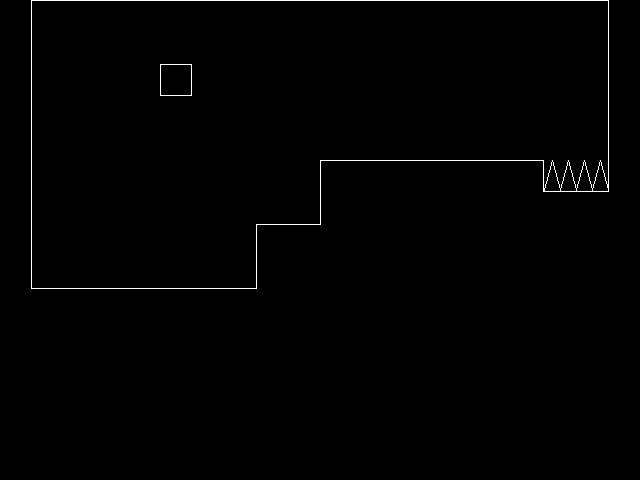

Below is a game level as drawn by its tile map, then a one-line description and the .tmx that defines it (tile-layer data replaced by summaries):
An orthogonal 20x15 tile map with 32x32 px tiles, 2 tile layers (Tile Layer 1, Tile Layer 2) and 7 objects (2x Box, ExitGate, Lever, Player, Barrier, ...).

<map version="1.0" orientation="orthogonal" width="20" height="15" tilewidth="32" tileheight="32">
 <properties>
  <property name="barrier" value="data/gfx/barrier.png" />
  <property name="box" value="data/gfx/box.png" />
  <property name="evilrobot" value="data/gfx/evilrobot.png" />
  <property name="evilrobotstanding" value="data/gfx/evilrobotstanding.png" />
  <property name="exitgate" value="data/gfx/gate.png" />
  <property name="lever" value="data/gfx/lever.png" />
  <property name="run" value="data/gfx/run.png" />
 </properties>
 <tileset firstgid="1" name="tileset" tilewidth="32" tileheight="32" spacing="1">
  <image source="data/gfx/tileset.png" width="198" height="198" />
 </tileset>
 <layer name="Tile Layer 1" width="20" height="15">
  <properties>
   <property name="collidable" value="" />
  </properties>
  <data>[300 cells, 25 non-empty, 9 distinct tile ids]</data>
 </layer>
 <layer name="Tile Layer 2" width="20" height="15">
  <data>[300 cells, 32 non-empty, 6 distinct tile ids]</data>
 </layer>
 <objectgroup name="Object Layer 2" width="20" height="15">
  <properties>
   <property name="interactive" value="" />
  </properties>
  <object name="exitgate" type="ExitGate" x="128" y="288">
   <properties>
    <property name="height" value="79" />
    <property name="textureID" value="exitgate" />
    <property name="width" value="77" />
   </properties>
  </object>
  <object name="lever" type="Lever" x="448" y="160">
   <properties>
    <property name="barrierID" value="b1" />
    <property name="height" value="30" />
    <property name="textureID" value="lever" />
    <property name="width" value="29" />
   </properties>
  </object>
 </objectgroup>
 <objectgroup name="Object Layer 1" width="20" height="15">
  <properties>
   <property name="collidable" value="" />
  </properties>
  <object name="player" type="Player" x="416" y="160">
   <properties>
    <property name="textureID" value="run" />
   </properties>
  </object>
  <object name="box" type="Box" x="352" y="96">
   <properties>
    <property name="height" value="43" />
    <property name="textureID" value="box" />
    <property name="width" value="43" />
   </properties>
  </object>
  <object name="barrier" type="Barrier" x="224" y="96">
   <properties>
    <property name="barrierID" value="b1" />
    <property name="height" value="5" />
    <property name="textureID" value="barrier" />
    <property name="width" value="64" />
   </properties>
  </object>
  <object name="box" type="Box" x="224" y="96">
   <properties>
    <property name="height" value="43" />
    <property name="textureID" value="box" />
    <property name="width" value="43" />
   </properties>
  </object>
  <object name="evilrobot" type="Enemy" x="224" y="288">
   <properties>
    <property name="begin" value="6" />
    <property name="end" value="7" />
    <property name="speed" value="2.0" />
    <property name="textureID" value="evilrobot" />
    <property name="textureID2" value="evilrobotstanding" />
    <property name="waitingTime" value="100.0" />
   </properties>
  </object>
 </objectgroup>
</map>